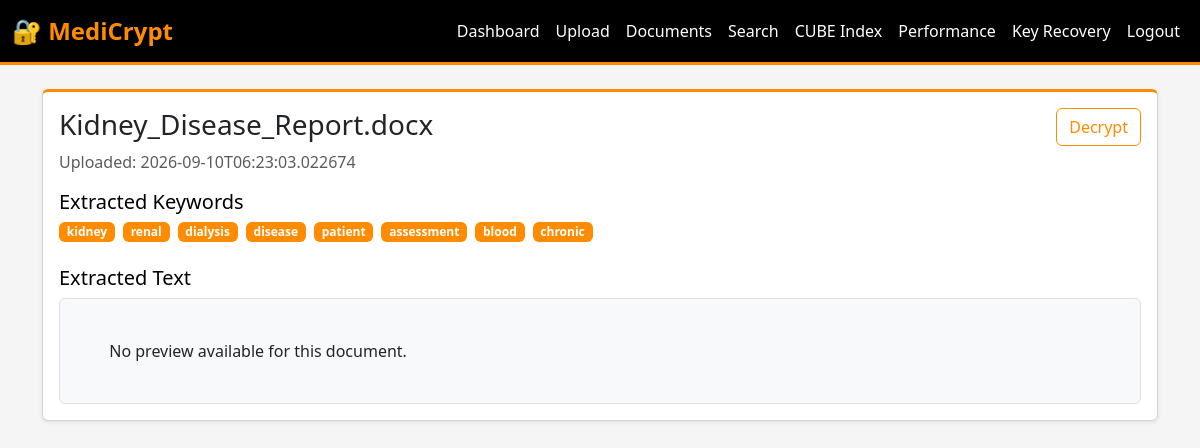
The page /documents/4 (signed in) on the database its author committed.
### tables this page shows
CREATE TABLE documents (id INTEGER PRIMARY KEY AUTOINCREMENT, filename TEXT, owner INTEGER, upload_date TEXT, encrypted_path TEXT, aes_key TEXT, FOREIGN KEY(owner) REFERENCES users(id));

CREATE TABLE keywords (id INTEGER PRIMARY KEY AUTOINCREMENT, document_id INTEGER, keyword TEXT, FOREIGN KEY(document_id) REFERENCES documents(id));

### app.py (the view)
    def wrapped_view(**kwargs):
        if "user_id" not in session:
            return redirect(url_for("login"))
        return view(**kwargs)

### app.py (called while the page is built)
def get_db():
    db = getattr(g, "db", None)
    if db is None:
        db = sqlite3.connect(app.config["DATABASE"])
        db.row_factory = sqlite3.Row
        g.db = db
    return db

def login_required(view):
    def wrapped_view(**kwargs):
        if "user_id" not in session:
            return redirect(url_for("login"))
        return view(**kwargs)
    wrapped_view.__name__ = view.__name__
    return wrapped_view

### templates/document_detail.html
{% extends "layout.html" %}
{% block content %}
<div class="card shadow-sm">
  <div class="card-body">
    <div class="d-flex justify-content-between align-items-start mb-3">
      <div>
        <h3 class="card-title">{{ document.filename }}</h3>
        <p class="text-muted mb-0">Uploaded: {{ document.upload_date }}</p>
      </div>
      <a class="btn btn-outline-primary" href="{{ url_for('decrypt', document_id=document.id) }}">Decrypt</a>
    </div>
    <div class="mb-4">
      <h5>Extracted Keywords</h5>
      {% if keywords %}
      <div class="d-flex flex-wrap gap-2">
        {% for keyword in keywords %}
          <span class="badge bg-secondary">{{ keyword }}</span>
        {% endfor %}
      </div>
      {% else %}
      <p class="text-muted">No keywords were extracted from this document.</p>
      {% endif %}
    </div>
    <div>
      <h5>Extracted Text</h5>
      <div class="border rounded p-3 bg-light" style="white-space: pre-wrap; max-height: 420px; overflow:auto;">
        {{ extracted_text or 'No preview available for this document.' }}
      </div>
    </div>
  </div>
</div>
{% endblock %}

### templates/layout.html (style rules this page uses)
:root { --primary-color: #000000; --orange-color: #ff8c00; --dark-bg: #1a1a1a; --light-text: #ffffff; }
body { background-color: #f5f5f5; }
.btn-outline-primary { color: var(--orange-color) !important; border-color: var(--orange-color) !important; }
.card { border-top: 3px solid var(--orange-color); }
.badge { background-color: var(--orange-color) !important; }
h1, h2, h3, h4, h5, h6 { color: var(--primary-color); }

### rows shown on the page
documents: filename "Kidney_Disease_Report.docx", upload_date "2026-09-10T06:23:03.022674"
keywords: keyword "kidney"
keywords: keyword "renal"
keywords: keyword "dialysis"
keywords: keyword "disease"
keywords: keyword "patient"
keywords: keyword "assessment"
keywords: keyword "blood"
keywords: keyword "chronic"

### other values the page prints
{{ extracted_text or 'No preview available for this document.' }} "No preview available for this document."
